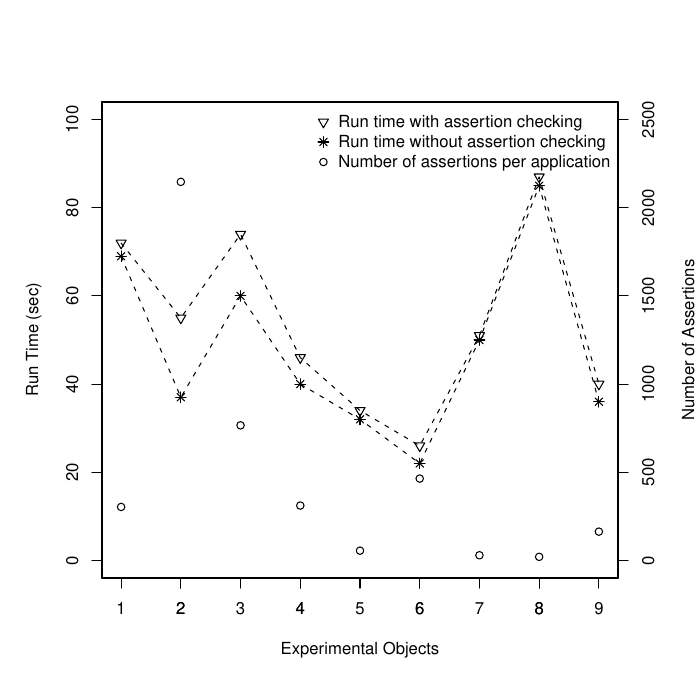

Here is the R script that generated this plot:
#library(ROCR)

overhead <- read.csv(file="../data/overhead.txt")



pdf("overhead.pdf")


par(oma=c(1,1,1,2))
plot(overhead$appId, overhead$timeWithAssertions, xlim=c(1,9),ylim=c(0,100), type="o", lty="dashed", pch=6, xlab="Experimental Objects", ylab="Run Time (sec)")
lines(overhead$appId, overhead$timeWithoutAssertions, xlim=c(1,9),type="o", lty="dashed", pch=8)
par(new=TRUE)
plot(overhead$appId, overhead$jsAssertions, ylim=c(0,2500), xlim=c(1,9),yaxt="n", xlab="", ylab="", pch=1)



axis(1, at = c(1,3,5,7,9), labels =c(1,3,5,7,9))
axis(4)
mtext("Number of Assertions",side=4,line=3)
legend("topright",  c("Run time with assertion checking", "Run time without assertion checking", "Number of assertions per application"), pch = c(6,8,1), bty="n")

dev.off()
